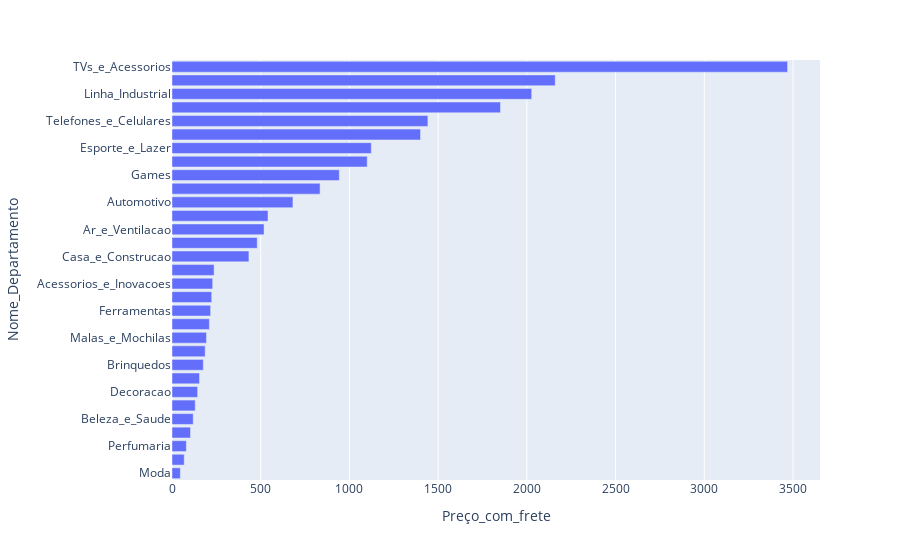

Write notebook code for a chart like this one.
### Code cell
fig = px.bar(precofrete_por_departamento, x="Preço_com_frete", y="Nome_Departamento", orientation='h')
fig.update_layout(yaxis=dict(categoryorder='total ascending'))
fig.show()

### Figure 1 — Plotly figure (JSON) as saved in the notebook; plotly's stock layout.template omitted (floating-point values rounded to 4 significant figures)
{"data": [{"alignmentgroup": "True", "hovertemplate": "Preço_com_frete=%{x}<br>Nome_Departamento=%{y}<extra></extra>", "legendgroup": "", "marker": {"color": "#636efa", "pattern": {"shape": ""}}, "name": "", "offsetgroup": "", "orientation": "h", "showlegend": false, "textposition": "auto", "type": "bar", "x": [3469.0, 2160.0, 2027.0, 1851.0, 1442.0, 1401.0, 1123.0, 1100.0, 942.9, 834.6, 681.6, 541.0, 518.8, 480.4, 433.5, 237.3, 229.1, 223.8, 217.6, 210.7, 194.3, 186.9, 176.4, 155.0, 144.5, 130.9, 119.6, 104.2, 80.91, 68.79, 47.01], "xaxis": "x", "y": ["TVs_e_Acessorios", "Informatica", "Linha_Industrial", "Cine_e_Foto", "Telefones_e_Celulares", "Eletrodomesticos", "Esporte_e_Lazer", "Tablets", "Games", "Instrumentos_Musicais", "Automotivo", "Moveis", "Ar_e_Ventilacao", "Audio", "Casa_e_Construcao", "Pet_Shop", "Acessorios_e_Inovacoes", "Eletroportateis", "Ferramentas", "Cama,_Mesa_e_Banho", "Malas_e_Mochilas", "Relogios", "Brinquedos", "Utilidades_Domesticas", "Decoracao", "Bebes", "Beleza_e_Saude", "Alimentos", "Perfumaria", "Produtos_de_Limpeza", "Moda"], "yaxis": "y"}], "layout": {"barmode": "relative", "legend": {"tracegroupgap": 0}, "margin": {"t": 60}, "xaxis": {"anchor": "y", "domain": [0, 1], "title": {"text": "Preço_com_frete"}}, "yaxis": {"anchor": "x", "categoryorder": "total ascending", "domain": [0, 1], "title": {"text": "Nome_Departamento"}}}}
